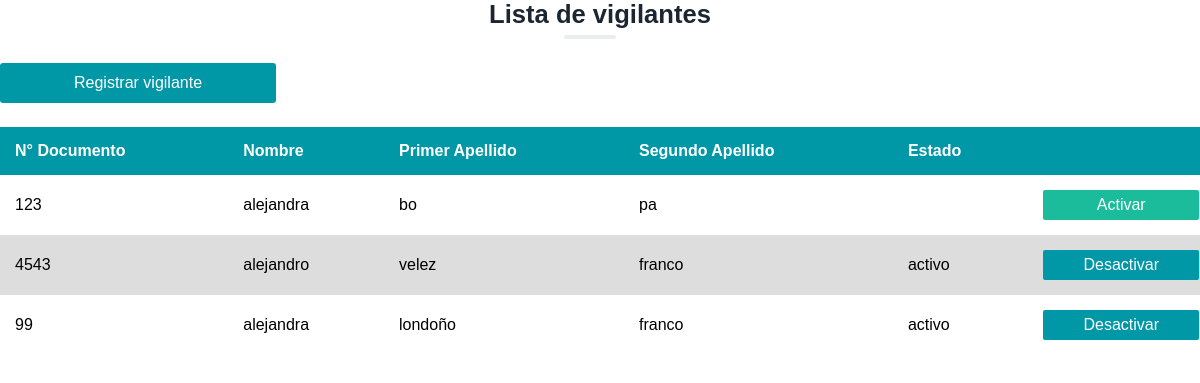
The app's page /vistas/lista_vigilantes.php (signed in) with its own data.
### tables this page shows
CREATE TABLE `tbl_personas` (
  `numero_documento_persona` varchar(20) NOT NULL,
  `nombre1_persona` varchar(45) NOT NULL,
  `nombre2_persona` varchar(45) DEFAULT NULL,
  `apellido1_persona` varchar(50) NOT NULL,
  `apellido2_persona` varchar(50) DEFAULT NULL,
  `tipo_documento_persona` varchar(25) NOT NULL,
  `clave_persona` varchar(180) NOT NULL,
  `foto_persona` longblob DEFAULT NULL,
  `correo_persona` varchar(100) DEFAULT NULL,
  `rol_persona` varchar(20) DEFAULT NULL,
  `estado_persona` varchar(15) DEFAULT NULL
);

### vistas/lista_vigilantes.php (the view, shortened to what this page needs)
<?php
    if (isset($_SESSION['super'])) {
?>
<!DOCTYPE html>
<html lang="en">
<head>
    <link rel="stylesheet" type="text/css" href="../css/perfil_usuario.css">
    <link rel="stylesheet" type="text/css" href="../css/perfil_supervisor.css">
    <link rel="stylesheet" href="https://use.fontawesome.com/releases/v5.9.0/css/all.css"
>
</head>
<body>
<h3 class="letra-elemento">Lista de vigilantes</h1>
<hr class="linea-lis">
<a href="#openModal-vigi"><input type="submit" name="guardar" value="Registrar vigilante" class="registrar-vigi"></a>
    <table>
        <thead>
            <tr>
                <th>N° Documento</th>
                <th>Nombre</th>
                <th>Primer Apellido</th>
                <th>Segundo Apellido</th>
                <th>Estado</th>
                <th></th>
            </tr>
        </thead>
        <?php
          include '../conexi/conexion.php';
        $informacion = mysqli_query($conexion,"SELECT * FROM tbl_personas WHERE rol_persona = 'vigilante'");
         foreach ($informacion as $info):
        ?>
        <tr>
            <td> <?php echo $info['numero_documento_persona']; ?></td>
            <td> <?php echo $info['nombre1_persona']; ?></td>
            <td><?php echo $info['apellido1_persona']; ?></td>
            <td><?php echo $info['apellido2_persona']; ?></td>
            <td><?php echo $info['estado_persona']; ?></td>
            <?php
                if ($info['estado_persona'] == 'activo') {
            ?>
            <td><a href="../phpCode/codigo_habilitar.php?desactivar=<?php echo $info['numero_documento_persona']; ?>">
                <button id="boto_ingreso" name="desactivar" value="desactivar">Desactivar</button></a>
            </td>
            <?php
                }else{
            ?>
            <td><a href="../phpCode/codigo_habilitar.php?activar=<?php echo $info['numero_documento_persona']; ?>">
                <button id="boto_ingreso" name="activar" value="activar">Activar</button></a>
            </td>
            <?php
                }
            ?>
        </tr>
        <?php
            endforeach
        ?>
    </table>
</body>
</html>
<?php
}else {
    echo "<script>window.location='../index.php';</script>";
}
?>

### css/perfil_usuario.css (style rules this page uses)
* { font-family: Arial, Helvetica, sans-serif; margin: 0; padding: 0; }
h3.letra-elemento { text-align: center; font-size: 1.6em; color: #1B2631; }

### css/perfil_supervisor.css (style rules this page uses)
hr.linea-lis { margin-top: .5%; width: 4%; border-radius: 2px; border:2px solid #EAECEE; margin-left: 47%; }
input.registrar-vigi { margin-top: 2%; background-color: #0097A7; height: 40px; width: 23%; text-align: center; font-size: 1em; color: #FFF; border: none; border-radius: 3px; }
table { margin-top: 2%; background-color: #FFF; text-align: left; width: 100%; border-collapse: collapse; }
th,td { padding: 15px; font-size: 1em; }
thead { background-color:#0097A7; color: #FFF; }
tr:nth-child(even) { background-color: #ddd; }
button#boto_ingreso[value='desactivar'] { background-color: #0097A7; color: #FFF; border:none; width: 110%; height: 30px; font-size: 1em; border-radius: 2px; }
button#boto_ingreso[value='activar'] { background-color: #1ABC9C; color: #FFF; border:none; width: 110%; height: 30px; font-size: 1em; border-radius: 2px; }

### records on screen
tbl_personas: numero_documento_persona "123", nombre1_persona "alejandra", apellido1_persona "bo", apellido2_persona "pa"
tbl_personas: numero_documento_persona "4543", nombre1_persona "alejandro", apellido1_persona "velez", apellido2_persona "franco", estado_persona "activo"
tbl_personas: numero_documento_persona "99", nombre1_persona "alejandra", apellido1_persona "londoño", apellido2_persona "franco", estado_persona "activo"
